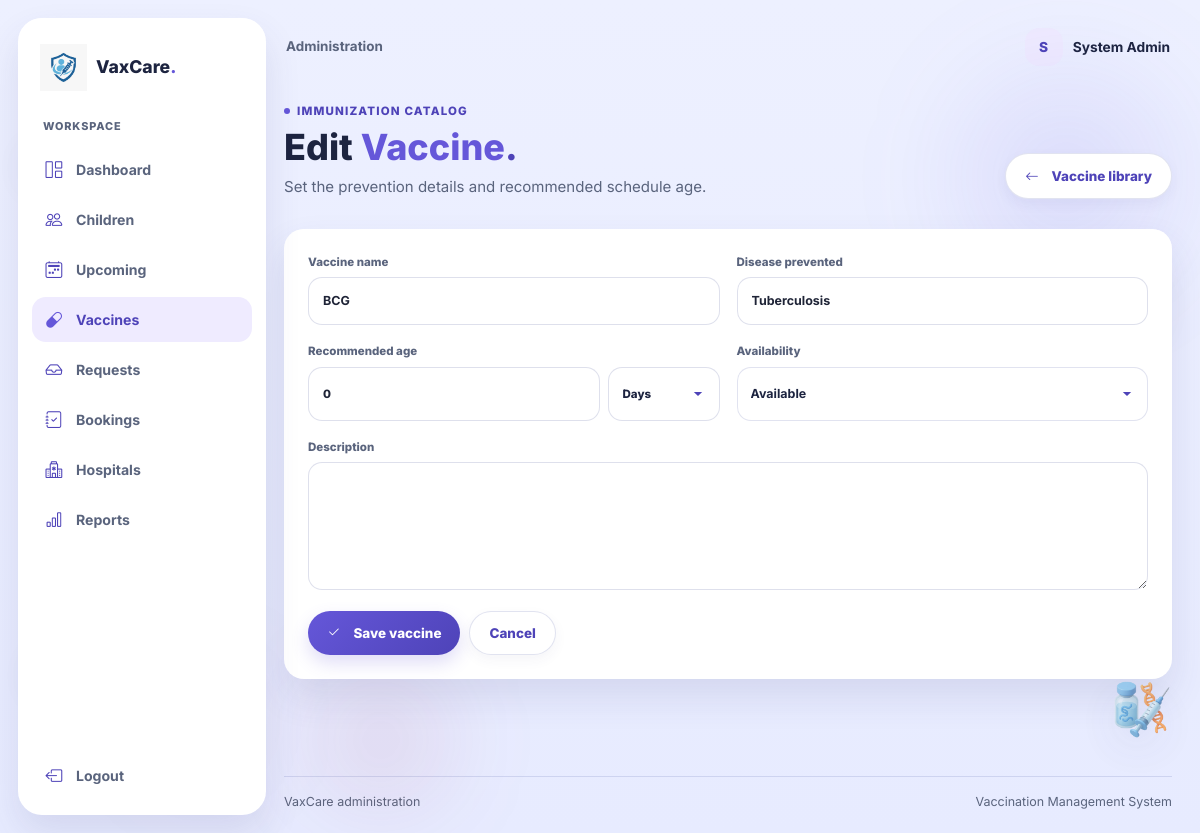
/admin/vaccine_form.php?id=1 (signed in), run on the app's committed database.
### tables this page shows
CREATE TABLE `users` (
  `id` int(11) NOT NULL,
  `name` varchar(150) NOT NULL,
  `email` varchar(150) NOT NULL,
  `password` varchar(255) NOT NULL,
  `role` enum('admin','parent','hospital') NOT NULL,
  `status` enum('active','pending','blocked') NOT NULL DEFAULT 'active',
  `created_at` datetime NOT NULL DEFAULT current_timestamp()
);

CREATE TABLE `vaccines` (
  `id` int(11) NOT NULL,
  `name` varchar(150) NOT NULL,
  `disease_prevented` varchar(150) NOT NULL,
  `recommended_age_days` int(11) NOT NULL,
  `doses_required` int(11) NOT NULL DEFAULT 1,
  `availability` enum('available','unavailable') NOT NULL DEFAULT 'available'
);

### config.php (called while the page is built, shortened)
<?php
function appUrl(string $path = ''): string
{
    $scriptDirectory = dirname(str_replace('\\', '/', $_SERVER['SCRIPT_NAME'] ?? '/'));
    if (in_array(basename($scriptDirectory), ['admin', 'parent', 'hospital', 'actions'], true)) {
        $scriptDirectory = dirname($scriptDirectory);
    }
    $basePath = $scriptDirectory === '/' || $scriptDirectory === '.' ? '' : rtrim($scriptDirectory, '/');
    return $basePath . '/' . ltrim($path, '/');
}

### includes/auth.php (called while the page is built, shortened)
<?php
function e(mixed $value): string
{
    return htmlspecialchars((string) $value, ENT_QUOTES | ENT_SUBSTITUTE, 'UTF-8');
}

### includes/admin_helpers.php (called while the page is built, shortened)
<?php
function admin_display_name(PDO $pdo, int $userId): string
{
    $stmt = $pdo->prepare('SELECT name FROM users WHERE id = :id AND role = \'admin\' LIMIT 1');
    $stmt->execute(['id' => $userId]);
    $name = $stmt->fetchColumn();
    return is_string($name) && $name !== '' ? $name : 'Administrator';
}

### admin/vaccine_form.php (the view, shortened to what this page needs)
<?php
require_once __DIR__ . '/../includes/auth.php';
require_once __DIR__ . '/../includes/admin_helpers.php';
$activeAdminPage = 'vaccines';
$vaccineId = filter_input(INPUT_GET, 'id', FILTER_VALIDATE_INT) ?: 0;
$vaccine = ['name' => '', 'disease_prevented' => '', 'recommended_age_days' => 0, 'description' => '', 'availability' => 'available'];
if ($vaccineId > 0) {
    $vaccineStmt = $pdo->prepare('SELECT id, name, disease_prevented, recommended_age_days, availability FROM vaccines WHERE id = :id LIMIT 1');
    $vaccineStmt->execute(['id' => $vaccineId]);
    $record = $vaccineStmt->fetch();
    if ($record) $vaccine = array_merge($vaccine, $record); else $vaccineId = 0;
}
require __DIR__ . '/../includes/admin_layout_start.php';
?>
<section class="admin-heading"><div><span class="admin-eyebrow">Immunization catalog</span><h1><?= $vaccineId > 0 ? 'Edit' : 'Add' ?> <span class="highlight">Vaccine</span><span class="highlight alt">.</span></h1><p>Set the prevention details and recommended schedule age.</p></div><a class="btn btn-secondary" href="<?= e(appUrl('admin/vaccines.php')) ?>"><i class="bi bi-arrow-left me-2" aria-hidden="true"></i>Vaccine library</a></section>
<section class="admin-panel admin-form-panel"><form class="admin-form-grid" method="post" action="<?= e(appUrl('actions/admin_vaccine.php')) ?>">
    <label class="admin-field"><span>Vaccine name</span><input name="name" value="<?= e($vaccine['name']) ?>" maxlength="150" required></label>
    <label class="admin-field"><span>Disease prevented</span><input name="disease_prevented" value="<?= e($vaccine['disease_prevented']) ?>" maxlength="150" required></label>
    <label class="admin-field"><span>Recommended age</span><span class="admin-age-control" data-age-converter><input type="number" min="0" max="36525" step="1" name="recommended_age_value" value="<?= (int) $vaccine['recommended_age_days'] ?>" required data-age-value aria-label="Recommended age"><select name="recommended_age_unit" data-age-unit aria-label="Age unit"><option value="days">Days</option><option value="years">Years</option></select><input type="hidden" name="recommended_age_days" value="<?= (int) $vaccine['recommended_age_days'] ?>" data-age-days></span></label>
    <label class="admin-field"><span>Availability</span><select name="availability"><option value="available"<?= $vaccine['availability'] === 'available' ? ' selected' : '' ?>>Available</option></select></label>
    <label class="admin-field admin-field-wide"><span>Description</span><textarea name="description" rows="5"><?= e($vaccine['description']) ?></textarea></label>
    <div class="admin-form-actions"><button class="btn btn-primary" type="submit"><i class="bi bi-check2 me-2" aria-hidden="true"></i>Save vaccine</button><a class="btn btn-secondary" href="<?= e(appUrl('admin/vaccines.php')) ?>">Cancel</a></div>
</form></section>
<?php require __DIR__ . '/../includes/admin_layout_end.php'; ?>

### includes/admin_layout_start.php (shortened to what this page needs)
<?php
$activeAdminPage = $activeAdminPage ?? '';
$adminName = admin_display_name($pdo, (int) $_SESSION['user_id']);
$adminInitial = mb_strtoupper(mb_substr($adminName, 0, 1, 'UTF-8'), 'UTF-8');
$adminNavigation = [
    'dashboard' => ['Dashboard', 'dashboard.php', 'bi-grid-1x2'],
    'children' => ['Children', 'children.php', 'bi-people'],
    'upcoming' => ['Upcoming', 'upcoming.php', 'bi-calendar2-week'],
    'vaccines' => ['Vaccines', 'vaccines.php', 'bi-capsule'],
    'requests' => ['Requests', 'requests.php', 'bi-inbox'],
    'bookings' => ['Bookings', 'bookings.php', 'bi-journal-check'],
    'hospitals' => ['Hospitals', 'hospitals.php', 'bi-hospital'],
    'reports' => ['Reports', 'reports.php', 'bi-bar-chart'],
];
?>
<!DOCTYPE html>
<html lang="en">
<head>
    <link href="https://cdn.jsdelivr.net/npm/bootstrap@5.3.3/dist/css/bootstrap.min.css" rel="stylesheet">
    <link href="https://cdn.jsdelivr.net/npm/bootstrap-icons@1.11.3/font/bootstrap-icons.min.css" rel="stylesheet">
    <link rel="stylesheet" href="<?= e(appUrl('assets/css/style.css') . '?v=' . filemtime(__DIR__ . '/../assets/css/style.css')) ?>">
    <link rel="stylesheet" href="<?= e(appUrl('assets/css/admin.css') . '?v=' . filemtime(__DIR__ . '/../assets/css/admin.css')) ?>">
</head>
<body class="admin-app">
    <?php require __DIR__ . '/medical_decorations.php'; ?>
    <aside class="admin-sidebar" data-admin-sidebar aria-label="Administrator navigation">
        <a class="admin-brand" href="<?= e(appUrl('admin/dashboard.php')) ?>" aria-label="VaxCare admin dashboard">
            <img class="brand-logo" src="<?= e(appUrl('VaxCare Logo.png')) ?>" alt="VaxCare">
            <span>VaxCare<span class="admin-brand-dot">.</span></span>
        </a>
        <nav class="admin-nav">
            <span class="admin-nav-label">Workspace</span>
            <?php foreach ($adminNavigation as $key => [$label, $path, $icon]): ?>
                <a class="admin-nav-link<?= $activeAdminPage === $key ? ' is-active' : '' ?>" href="<?= e(appUrl('admin/' . $path)) ?>"<?= $activeAdminPage === $key ? ' aria-current="page"' : '' ?>>
                    <i class="bi <?= e($icon) ?>" aria-hidden="true"></i><span><?= e($label) ?></span>
                </a>
            <?php endforeach; ?>
        </nav>
        <a class="admin-nav-link admin-logout" href="<?= e(appUrl('actions/logout.php')) ?>">
            <i class="bi bi-box-arrow-left" aria-hidden="true"></i><span>Logout</span>
        </a>
    </aside>
    <div class="admin-shell">
        <header class="admin-topbar">
            <span class="admin-topbar-caption">Administration</span>
            <div class="admin-user"><span class="admin-avatar" aria-hidden="true"><?= e($adminInitial) ?></span><span><?= e($adminName) ?></span></div>
        </header>
        <main class="admin-main container-fluid">

### assets/css/style.css (style rules this page uses)
:root { --page-bg: #edf0ff; --page-bg-deep: #e7ebff; --panel: rgba(255, 255, 255, 0.72); --panel-strong: #ffffff; --soft: #f4f3ff; --purple: #6557d9; --purple-dark: #4e43b8; --purple-soft: #efebff; --text: #1f2437; --heading: #1d2440; --muted: #5a647d; --line: rgba(88, 101, 170, 0.18); --shadow: 0 18px 36px rgba(63, 68, 122, 0.12); --shadow-lift: 0 24px 48px rgba(49, 54, 112, 0.18); --orange: #f8cfaf; --orange-deep: #7a4a12; --green: #cfeee0; --green-deep: #1f6b4d; --white: #ffffff; --pink: #f6d7e4; --pink-deep: #9c3764; --danger-soft: #f9d9dc; --danger-deep: #ac1d2d; }
* { box-sizing: border-box; }
html { scroll-behavior: smooth; }
body { margin: 0; min-height: 100vh; display: flex; flex-direction: column; font-family: 'Inter', sans-serif; background: linear-gradient(180deg, var(--page-bg) 0%, var(--page-bg-deep) 100%); color: var(--text); line-height: 1.6; }
body::before, body::after { content: ""; position: fixed; width: 22px; height: 22px; border-radius: 50%; background: rgba(100, 196, 145, 0.8); filter: blur(0.4px); z-index: 0; pointer-events: none; }
body::before { right: 60px; top: 200px; }
body::after { left: 84px; bottom: 220px; background: rgba(102, 111, 224, 0.8); }
main, .site-footer, .hospital-footer { position: relative; z-index: 1; }
a { color: inherit; text-decoration: none; }
img { max-width: 100%; }
button, input, select { font: inherit; }
.brand-logo { display: block; height: 88px; width: auto; max-width: 260px; object-fit: contain; filter: none; background: transparent; border-radius: 0; box-shadow: none; }
.btn { display: inline-flex; align-items: center; justify-content: center; border: 0; cursor: pointer; transition: transform 0.2s ease, box-shadow 0.2s ease; font-weight: 700; }
.nav-link, .btn, .search-panel, .feature-card, .auth-card, .hero-copy h1, .hero-copy p { animation: fadeUp 0.55s cubic-bezier(0.2, 0.8, 0.2, 1) both; }
.btn-primary { min-height: 52px; padding: 0 28px; border-radius: 16px; background: linear-gradient(135deg, var(--purple) 0%, #7b72e8 100%); color: var(--white); box-shadow: 0 10px 18px rgba(103, 82, 217, 0.25); animation: pulseHover 2s ease-in-out infinite; }
.highlight { color: var(--purple); }
.highlight.alt { color: var(--purple-dark); }
label { color: var(--heading); font-size: 0.96rem; font-weight: 600; }
input, textarea, button { font: inherit; }
input, textarea { width: 100%; border: 1px solid rgba(127, 134, 180, 0.26); border-radius: 14px; background: rgba(255, 255, 255, 0.8); color: var(--text); padding: 13px 14px; transition: border-color 0.2s ease, box-shadow 0.2s ease; }
select { width: 100%; min-height: 54px; padding: 11px 42px 11px 14px; border: 1px solid rgba(127, 134, 180, 0.26); border-radius: 14px; color: var(--heading); background-color: rgba(255, 255, 255, 0.92); background-repeat: no-repeat; background-position: right 14px center; background-size: 14px 14px; appearance: none; -webkit-appearance: none; cursor: pointer; transition: border-color 0.2s ease, box-shadow 0.2s ease, background-color 0.2s ease; }
input::placeholder, textarea::placeholder { color: #7b8199; }
textarea { resize: vertical; min-height: 110px; }
.btn-primary { background: linear-gradient(135deg, var(--purple) 0%, var(--purple-dark) 100%); transition: transform .2s ease, box-shadow .2s ease, filter .2s ease; }
.nav-link, .nav-toggle, .btn, .toggle-password { min-height: 44px; min-width: 44px; }
body.admin-app::before, body.hospital-app::before, body.parent-app::before { width: 196px; height: 196px; background: rgba(101, 87, 217, .12); filter: blur(58px); }
body.admin-app::before { top: 10vh; right: 3vw; box-shadow: -72vw 68vh 0 -58px rgba(156, 55, 100, .1); }
body.admin-app::after, body.hospital-app::after, body.parent-app::after { width: 138px; height: 138px; filter: blur(46px); }
body.admin-app::after { left: 26vw; bottom: 3vh; background: rgba(156, 55, 100, .1); }

### data on the page
users: name "S", name "System Admin"
vaccines: name "BCG", disease_prevented "Tuberculosis", recommended_age_value "0", availability "Available"

### other printed values
$label "Dashboard"
$label "Children"
$label "Upcoming"
$label "Vaccines"
$label "Requests"
$label "Bookings"
$label "Hospitals"
$label "Reports"
